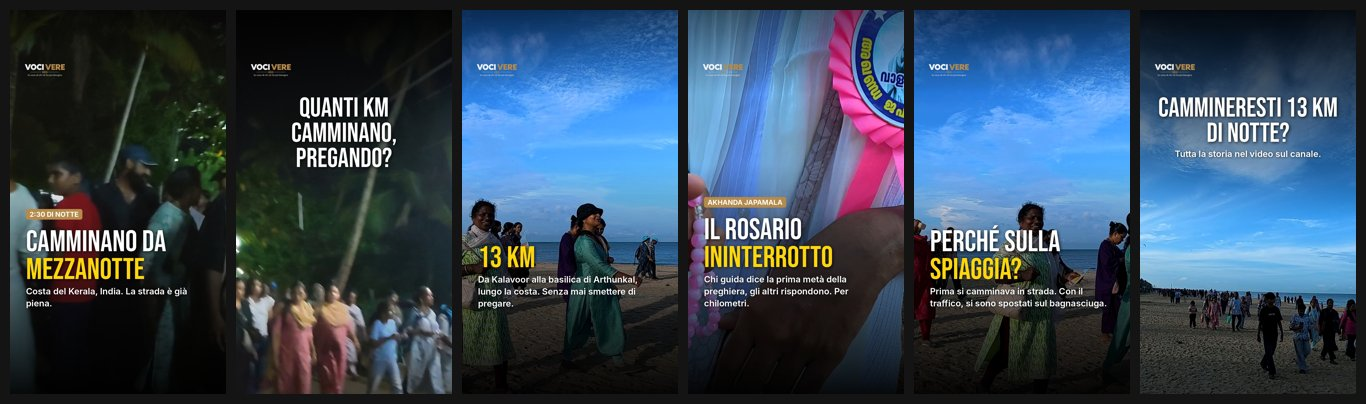
#> input picture copioni/stories/arthunkal_set1_cammino_anteprima.jpg, 1366 x 404 px
$ python -i stories.py   (imports and definitions only)
#> lines starting #> are read from the running program, lines starting #| are printed output that depends on the picture
# Storie IG 9:16 (1080x1920) dal lungo montato: foto + testo + spazio per quiz/sondaggio/box domande.
#   python3 copioni/stories/stories.py   (dalla radice; lunghi in work/stories/, scaricati da Drive montati/<video>)
import os, subprocess, sys
from PIL import Image, ImageDraw, ImageFont, ImageEnhance, ImageFilter
import numpy as np
W,H=1080,1920
TOP,BOT=260,380   # zone coperte dall'interfaccia di IG (barra profilo in alto, risposta in basso)
BEBAS='assets/fonts/BebasNeue-Regular.ttf'  # OFL, da google/fonts
INTER='/usr/share/fonts/opentype/inter/Inter-SemiBold.otf'
INTERB='/usr/share/fonts/opentype/inter/Inter-Bold.otf'
LOGO='assets/brand/logo_vocivere_trasparente_chiaro.png'
YEL=(255,214,10); WHITE=(255,255,255); GOLD=(182,138,75)
SRC={'mercato':'work/stories/VociVere_mercato_long_v6_3840x2160.mp4','arthunkal':'work/stories/VociVere_arthunkal_long_4K.mp4',
     'te':'work/te_copy/VociVere_te_long_4K.mp4'}

# [5 lines left out: function frame, not called in this run]

def crop916(path,cx=.5,zoom=1.0,cy=.5):
    # il lungo ha i sottotitoli impressi in basso: si usa solo l'82% alto del fotogramma
#> called with path = 'arthunkal_set1_cammino_anteprima.jpg', cx = 0.5, zoom = 1, cy = 0.5
    im=Image.open(path).convert('RGB'); w,h=im.size; uh=int(h*0.82); ch=int(uh/zoom); cw=int(ch*9/16)
#> in crop916, im is the input picture: PIL image 1366x404 RGB; mean R, G, B 54.2, 71.4, 89.1
#> after `w, h = im.size`: w = 1366; h = 404
#> after `uh = int(h * 0.82)`: uh = 331
#> after `ch = int(uh / zoom)`: ch = 331
#> after `cw = int(ch * 9 / 16)`: cw = 186
    x=int((w-cw)*cx); y=int((uh-ch)*cy); im=im.crop((x,y,x+cw,y+ch)).resize((W,H),Image.LANCZOS)
#> after `x = int((w - cw) * cx)`: x = 590
#> after `y = int((uh - ch) * cy)`: y = 0
#> after `im = im.crop((x, y, x + cw, y + ch)).resize((W, H), Image.LANCZOS)`:
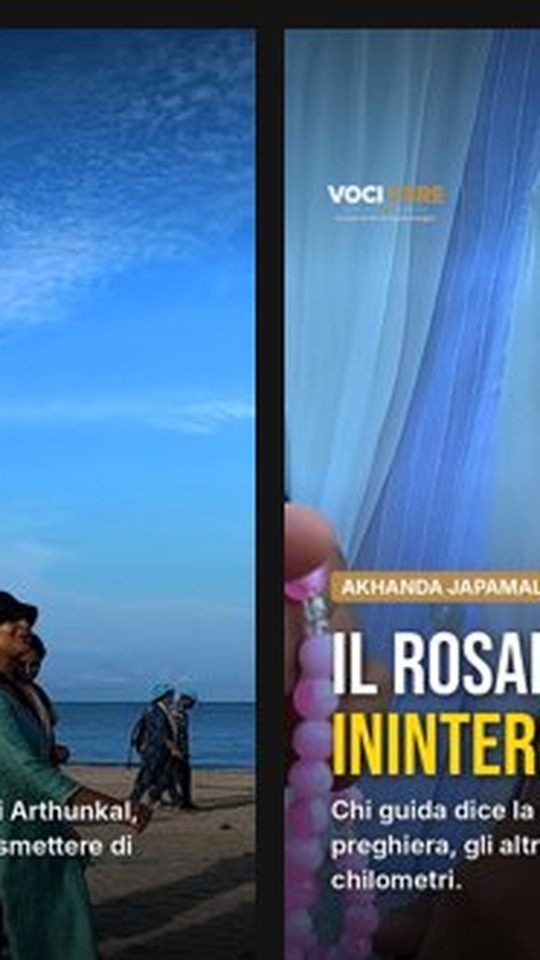
#> im: PIL image 1080x1920 RGB (shown at 1/2 size); mean R, G, B 73.7, 109, 145.4
    im=ImageEnhance.Contrast(im).enhance(1.06); return ImageEnhance.Color(im).enhance(1.1)

# [17 lines left out: functions grad, wrap, not called in this run]

def drop(base,fn,r=8,op=210):
    sh=Image.new('RGBA',base.size,(0,0,0,0)); fn(ImageDraw.Draw(sh),(0,0,0,op),4)
    base.alpha_composite(sh.filter(ImageFilter.GaussianBlur(r))); fn(ImageDraw.Draw(base),None,0)

# [43 lines left out: functions block, height, story, build, not called in this run]

M,A,T='mercato','arthunkal','te'
MB1,MB2,MB3,AT1,AT2=262,270,348,320,312  # fotogrammi nuovi (4/11)
ONLY=sys.argv[1:]  # es. python3 copioni/stories/stories.py te
_build=build
def build(video,*a):
    if not ONLY or video in ONLY: _build(video,*a)
# mercato e arthunkal: rifatti in 3 set da 6 (Manuel 4/11)
# [73 lines not run here, left out]

>>> result = crop916('arthunkal_set1_cammino_anteprima.jpg')

$ run again, on copioni/stories/coir_set1_dietro_le_quinte_anteprima.jpg
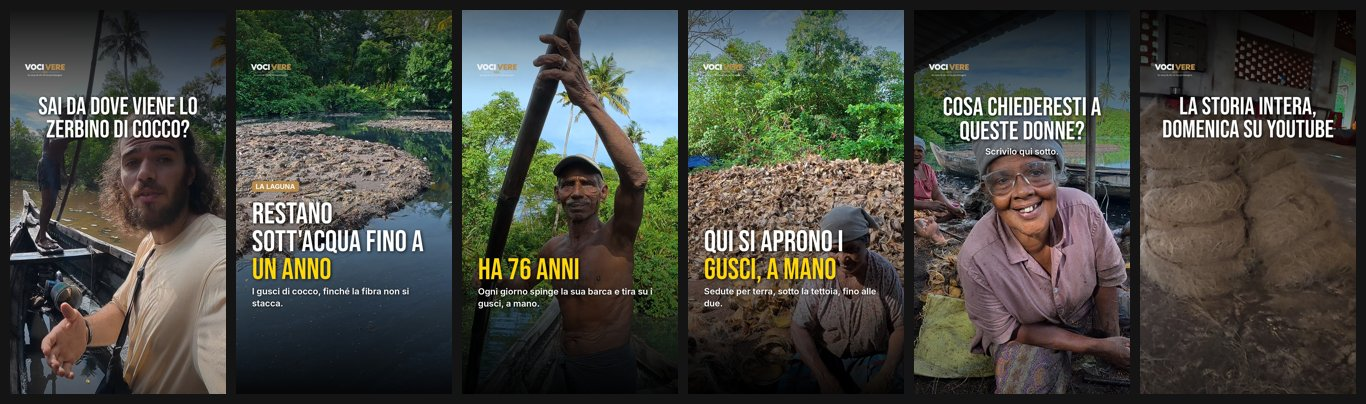
#> input picture copioni/stories/coir_set1_dietro_le_quinte_anteprima.jpg, 1366 x 404 px
#> in crop916, im is the input picture: PIL image 1366x404 RGB; mean R, G, B 71.5, 72.8, 65.3
#> in crop916, `im = im.crop((x, y, x + cw, y + ch)).resize((W, H), Image.LANCZOS)`:
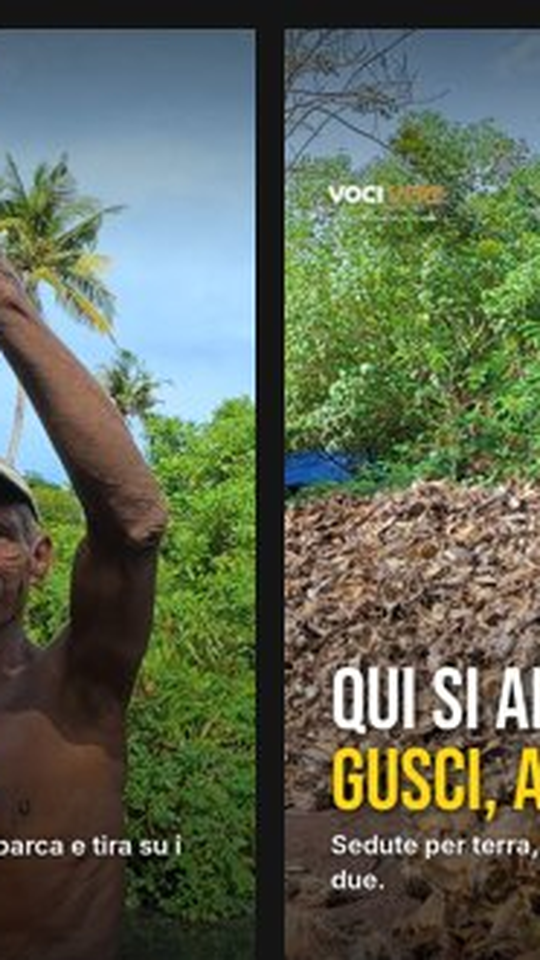
#> im: PIL image 1080x1920 RGB (shown at 1/2 size); mean R, G, B 94.1, 103.3, 84.8

$ run again, on copioni/stories/coir_set2_made_in_india_anteprima.jpg
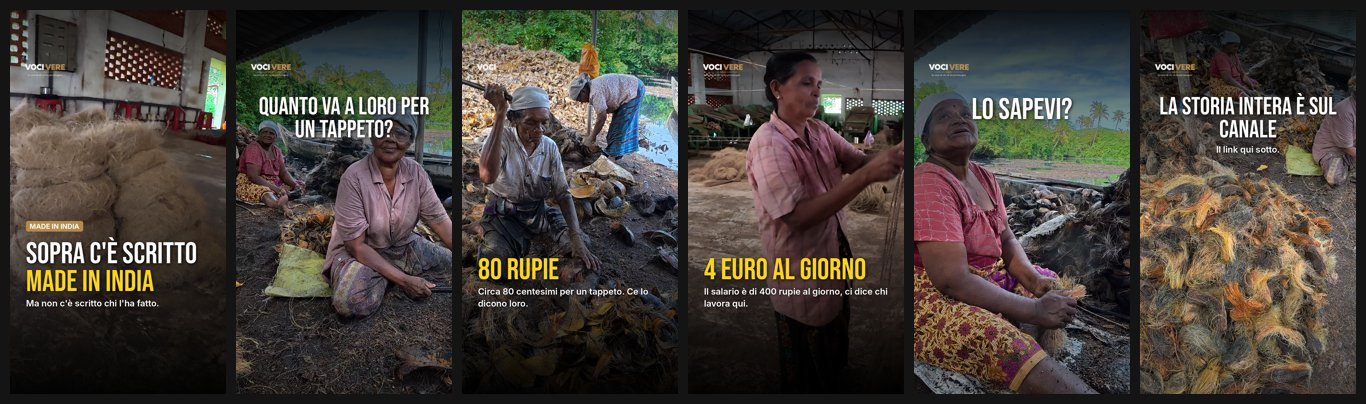
#> input picture copioni/stories/coir_set2_made_in_india_anteprima.jpg, 1366 x 404 px
#> in crop916, im is the input picture: PIL image 1366x404 RGB; mean R, G, B 69.1, 63, 56.9
#> in crop916, `im = im.crop((x, y, x + cw, y + ch)).resize((W, H), Image.LANCZOS)`:
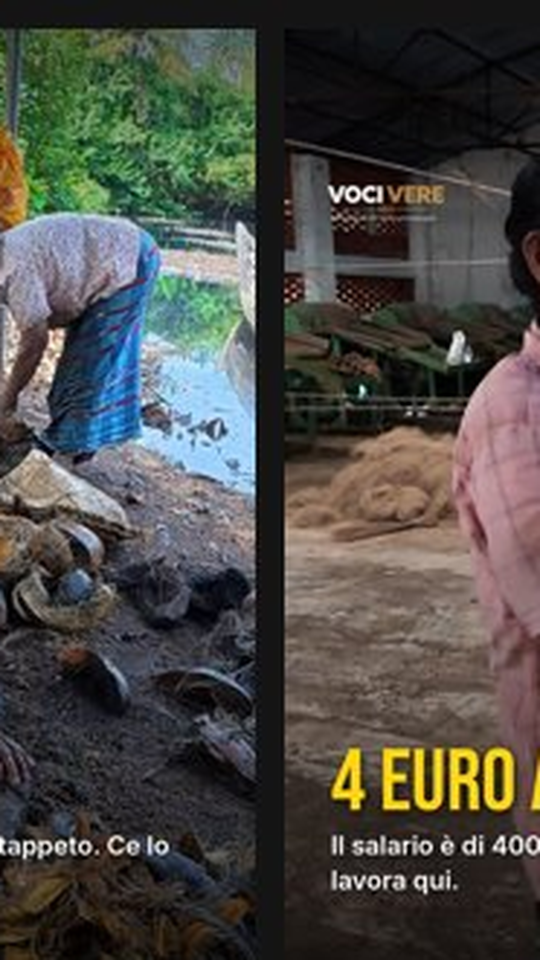
#> im: PIL image 1080x1920 RGB (shown at 1/2 size); mean R, G, B 75.4, 74.6, 69.7

$ run again, on copioni/stories/coir_set3_dal_guscio_alla_corda_anteprima.jpg
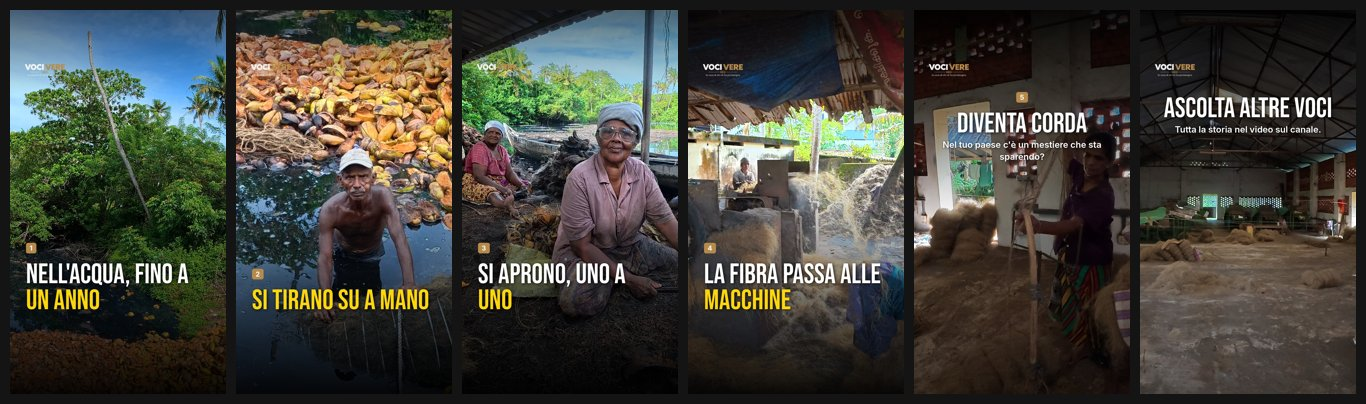
#> input picture copioni/stories/coir_set3_dal_guscio_alla_corda_anteprima.jpg, 1366 x 404 px
#> in crop916, im is the input picture: PIL image 1366x404 RGB; mean R, G, B 66.4, 65.8, 58.1
#> in crop916, `im = im.crop((x, y, x + cw, y + ch)).resize((W, H), Image.LANCZOS)`:
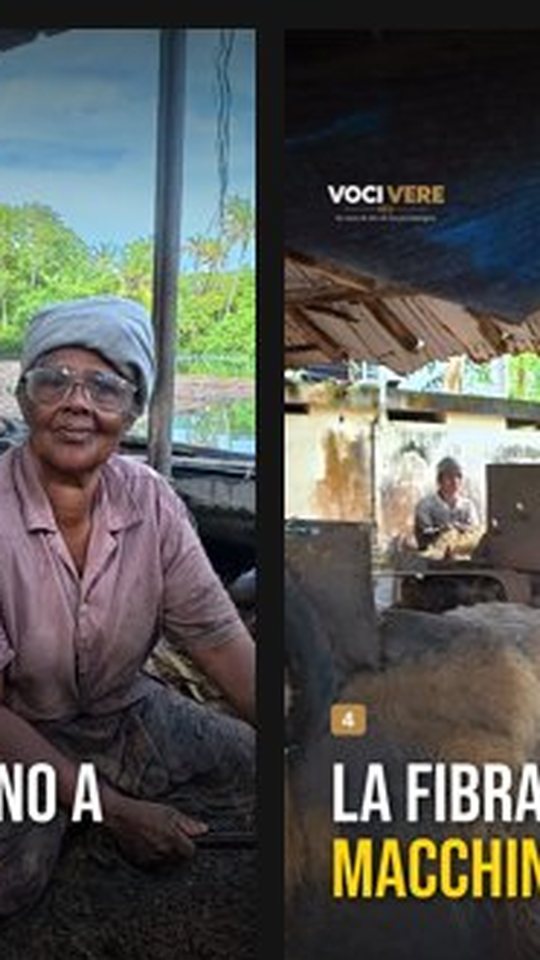
#> im: PIL image 1080x1920 RGB (shown at 1/2 size); mean R, G, B 85.5, 86.4, 82.3
